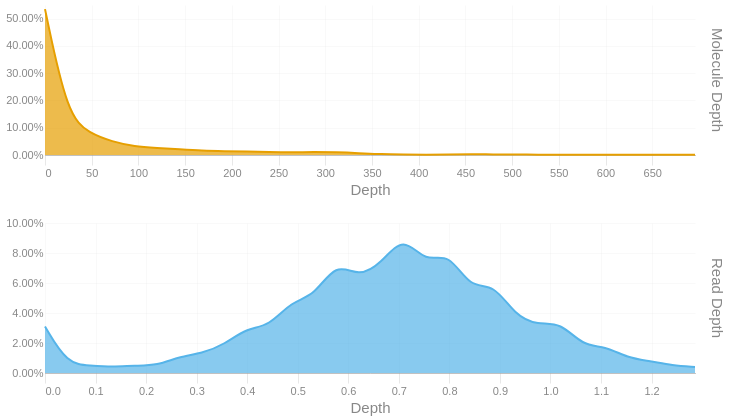

Write notebook code for a chart like this one.
### Code cell
readdep = depth_hist(tb['Read Depth'], q99, 3)
readdep = readdep.with_columns(pl.lit('Read Depth').alias('Metric'))
if not SKIPLR:
    moldep = depth_hist(tb['Molecule Depth'], mol_q99, 1)
    moldep = moldep.with_columns(pl.lit('Molecule Depth').alias('Metric'))
    _hist = pl.concat([readdep, moldep])
    _hist = _hist.filter(pl.col('Proportion') != 0)
    with SafeRender(_hist):
        (
            alt.Chart(_hist)        
            .mark_area(interpolate = "basis")
            .encode(
                x=alt.X('Bin:Q').scale(domainMin=0).axis(alt.Axis(title='Depth')),
                y = alt.Y('Proportion:Q', title = None).axis(format = '.2%'),
                color = alt.Color('Metric:N').legend(None),
                row = alt.Row("Metric:N").header(title = None, labelOrient = 'right'),
                tooltip = [
                    alt.Tooltip("Metric:N", title = "Metric"),
                    alt.Tooltip('Interval:N', title = "Depth Interval"),
                    alt.Tooltip('Proportion:Q', title = "% Alignments").format('.2%')
                ]
            )
            .resolve_scale(x='independent', y='independent')
            .properties(
                height = 150, width = 650,
                usermeta={'embedOptions': {'downloadFileName': f'{samplename}.depth.hist'}}
            )
        ).display()
else:
    readdep = readdep.filter(pl.col('Proportion') != 0)
    with SafeRender(readdep):
        (
            alt.Chart(readdep)        
            .mark_area(interpolate = "basis")
            .encode(
                x=alt.X('Bin:Q').scale(domainMin=0).axis(alt.Axis(title='Depth')),
                y = alt.Y('Proportion:Q', title = None).axis(format = '.2%'),
                tooltip = [
                    alt.Tooltip('Interval:N', title = "Depth Interval"),
                    alt.Tooltip('Proportion:Q', title = "% Alignments").format('.2%')
                ]
            )
            .properties(
                usermeta={'embedOptions': {'downloadFileName': f'{samplename}.depth.hist'}}
            )
        ).display()

### Figure 1 — Vega-Lite specification as saved in the notebook (floating-point values rounded to 4 significant figures)
{"width": 650, "height": 150, "config": {"title": {"anchor": "start", "dy": -15, "fontSize": 18, "color": "#888888", "subtitleColor": "#888888", "subtitleFontSize": 14}, "arc": {"fill": "#0072B2"}, "axis": {"domainColor": "#888888", "domainWidth": 0.5, "gridWidth": 0.2, "grid": false, "titleFontWeight": 400, "titleFontSize": 15, "labelFontSize": 11, "labelColor": "#888888", "tickColor": "#888888", "tickWidth": 0.2, "titleColor": "#888888"}, "axisBand": {"grid": false}, "axisX": {"grid": true, "tickSize": 10, "domainCap": "round"}, "axisY": {"domain": false, "grid": true, "tickSize": 0, "domainCap": "round"}, "background": "transparent", "header": {"labelFontSize": 15, "labelColor": "#888888", "titleFontSize": 15, "titleFontWeight": 600, "titleColor": "#888888"}, "legend": {"labelFont": "sans-serif", "labelFontSize": 12, "labelColor": "#888888", "symbolSize": 100, "symbolType": "circle", "titleFontSize": 12, "titlePadding": 10, "titleColor": "#888888", "title": null}, "range": {"category": ["#E69F00", "#56B4E9", "#009E73", "#F0E442", "#0072B2", "#D55E00", "#CC79A7", "#000000"], "diverging": ["#cfe8f3", "#a2d4ec", "#73bfe2", "#46abdb", "#1696d2", "#12719e"]}, "area": {"fill": "#0072B2", "fillOpacity": 0.7, "line": true, "strokeOpacity": 0.7}, "line": {"color": "#0072B2", "stroke": "#0072B2", "strokeWidth": 2}, "trail": {"color": "#0072B2", "stroke": "#0072B2", "strokeWidth": 0, "size": 1}, "point": {"filled": true, "fillOpacity": 1.0, "size": 95}, "text": {"color": "#888888", "fontSize": 11, "align": "right", "fontWeight": 400, "size": 11}, "bar": {"fill": "#0072B2", "stroke": null}, "view": {"stroke": null, "continuousWidth": 660, "continuousHeight": 400}}, "data": {"name": "data-1a4329bc0bbfacf36f85d983a1441fa6"}, "mark": {"type": "area", "interpolate": "basis"}, "encoding": {"color": {"field": "Metric", "legend": null, "type": "nominal"}, "row": {"field": "Metric", "header": {"title": null, "labelOrient": "right"}, "type": "nominal"}, "tooltip": [{"field": "Metric", "title": "Metric", "type": "nominal"}, {"field": "Interval", "title": "Depth Interval", "type": "nominal"}, {"field": "Proportion", "format": ".2%", "title": "% Alignments", "type": "quantitative"}], "x": {"axis": {"title": "Depth"}, "field": "Bin", "scale": {"domainMin": 0}, "type": "quantitative"}, "y": {"axis": {"format": ".2%"}, "field": "Proportion", "title": null, "type": "quantitative"}}, "resolve": {"scale": {"x": "independent", "y": "independent"}}, "usermeta": {"embedOptions": {"downloadFileName": "S1_Musquodoboit_010.depth.hist"}}, "$schema": "https://vega.github.io/schema/vega-lite/v6.1.0.json", "datasets": {"data-1a4329bc0bbfacf36f85d983a1441fa6": [{"Bin": 0.0, "Interval": "0.0-0.044", "Proportion": 0.031, "Metric": "Read Depth"}, {"Bin": 0.044, "Interval": "0.044-0.089", "Proportion": 0.006, "Metric": "Read Depth"}, {"Bin": 0.089, "Interval": "0.089-0.133", "Proportion": 0.005, "Metric": "Read Depth"}, {"Bin": 0.133, "Interval": "0.133-0.177", "Proportion": 0.004, "Metric": "Read Depth"}, {"Bin": 0.177, "Interval": "0.177-0.222", "Proportion": 0.005, "Metric": "Read Depth"}, {"Bin": 0.222, "Interval": "0.222-0.266", "Proportion": 0.005, "Metric": "Read Depth"}, {"Bin": 0.266, "Interval": "0.266-0.31", "Proportion": 0.011, "Metric": "Read Depth"}, {"Bin": 0.31, "Interval": "0.31-0.355", "Proportion": 0.013, "Metric": "Read Depth"}, {"Bin": 0.355, "Interval": "0.355-0.399", "Proportion": 0.019, "Metric": "Read Depth"}, {"Bin": 0.399, "Interval": "0.399-0.443", "Proportion": 0.03, "Metric": "Read Depth"}, {"Bin": 0.443, "Interval": "0.443-0.488", "Proportion": 0.031, "Metric": "Read Depth"}, {"Bin": 0.488, "Interval": "0.488-0.532", "Proportion": 0.048, "Metric": "Read Depth"}, {"Bin": 0.532, "Interval": "0.532-0.576", "Proportion": 0.051, "Metric": "Read Depth"}, {"Bin": 0.576, "Interval": "0.576-0.621", "Proportion": 0.074, "Metric": "Read Depth"}, {"Bin": 0.621, "Interval": "0.621-0.665", "Proportion": 0.064, "Metric": "Read Depth"}, {"Bin": 0.665, "Interval": "0.665-0.709", "Proportion": 0.073, "Metric": "Read Depth"}, {"Bin": 0.709, "Interval": "0.709-0.754", "Proportion": 0.092, "Metric": "Read Depth"}, {"Bin": 0.754, "Interval": "0.754-0.798", "Proportion": 0.073, "Metric": "Read Depth"}, {"Bin": 0.798, "Interval": "0.798-0.842", "Proportion": 0.081, "Metric": "Read Depth"}, {"Bin": 0.842, "Interval": "0.842-0.887", "Proportion": 0.056, "Metric": "Read Depth"}, {"Bin": 0.887, "Interval": "0.887-0.931", "Proportion": 0.06, "Metric": "Read Depth"}, {"Bin": 0.931, "Interval": "0.931-0.975", "Proportion": 0.038, "Metric": "Read Depth"}, {"Bin": 0.975, "Interval": "0.975-1.02", "Proportion": 0.032, "Metric": "Read Depth"}, {"Bin": 1.02, "Interval": "1.02-1.064", "Proportion": 0.034, "Metric": "Read Depth"}, {"Bin": 1.064, "Interval": "1.064-1.108", "Proportion": 0.018, "Metric": "Read Depth"}, {"Bin": 1.108, "Interval": "1.108-1.153", "Proportion": 0.018, "Metric": "Read Depth"}, {"Bin": 1.153, "Interval": "1.153-1.197", "Proportion": 0.01, "Metric": "Read Depth"}, {"Bin": 1.197, "Interval": "1.197-1.241", "Proportion": 0.008, "Metric": "Read Depth"}, {"Bin": 1.241, "Interval": "1.241-1.286", "Proportion": 0.005, "Metric": "Read Depth"}, {"Bin": 1.286, "Interval": "1.286-1.33", "Proportion": 0.004, "Metric": "Read Depth"}, {"Bin": 0.0, "Interval": "0.0-24.0", "Proportion": 0.535, "Metric": "Molecule Depth"}, {"Bin": 24.0, "Interval": "24.0-48.0", "Proportion": 0.143, "Metric": "Molecule Depth"}, {"Bin": 48.0, "Interval": "48.0-72.0", "Proportion": 0.079, "Metric": "Molecule Depth"}, {"Bin": 72.0, "Interval": "72.0-96.0", "Proportion": 0.049, "Metric": "Molecule Depth"}, {"Bin": 96.0, "Interval": "96.0-120.0", "Proportion": 0.031, "Metric": "Molecule Depth"}, {"Bin": 120.0, "Interval": "120.0-144.0", "Proportion": 0.026, "Metric": "Molecule Depth"}, {"Bin": 144.0, "Interval": "144.0-168.0", "Proportion": 0.021, "Metric": "Molecule Depth"}, {"Bin": 168.0, "Interval": "168.0-191.9", "Proportion": 0.016, "Metric": "Molecule Depth"}, {"Bin": 191.9, "Interval": "191.9-215.9", "Proportion": 0.014, "Metric": "Molecule Depth"}, {"Bin": 215.9, "Interval": "215.9-239.9", "Proportion": 0.013, "Metric": "Molecule Depth"}, {"Bin": 239.9, "Interval": "239.9-263.9", "Proportion": 0.011, "Metric": "Molecule Depth"}, {"Bin": 263.9, "Interval": "263.9-287.9", "Proportion": 0.01, "Metric": "Molecule Depth"}, {"Bin": 287.9, "Interval": "287.9-311.9", "Proportion": 0.011, "Metric": "Molecule Depth"}, {"Bin": 311.9, "Interval": "311.9-335.9", "Proportion": 0.01, "Metric": "Molecule Depth"}, {"Bin": 335.9, "Interval": "335.9-359.9", "Proportion": 0.007, "Metric": "Molecule Depth"}, {"Bin": 359.9, "Interval": "359.9-383.9", "Proportion": 0.003, "Metric": "Molecule Depth"}, {"Bin": 383.9, "Interval": "383.9-407.9", "Proportion": 0.002, "Metric": "Molecule Depth"}, {"Bin": 407.9, "Interval": "407.9-431.9", "Proportion": 0.001, "Metric": "Molecule Depth"}, {"Bin": 431.9, "Interval": "431.9-455.9", "Proportion": 0.002, "Metric": "Molecule Depth"}, {"Bin": 455.9, "Interval": "455.9-479.9", "Proportion": 0.003, "Metric": "Molecule Depth"}, {"Bin": 479.9, "Interval": "479.9-503.9", "Proportion": 0.002, "Metric": "Molecule Depth"}, {"Bin": 503.9, "Interval": "503.9-527.9", "Proportion": 0.002, "Metric": "Molecule Depth"}, {"Bin": 527.9, "Interval": "527.9-551.9", "Proportion": 0.001, "Metric": "Molecule Depth"}, {"Bin": 551.9, "Interval": "551.9-575.8", "Proportion": 0.001, "Metric": "Molecule Depth"}, {"Bin": 575.8, "Interval": "575.8-599.8", "Proportion": 0.001, "Metric": "Molecule Depth"}, {"Bin": 599.8, "Interval": "599.8-623.8", "Proportion": 0.001, "Metric": "Molecule Depth"}, {"Bin": 623.8, "Interval": "623.8-647.8", "Proportion": 0.001, "Metric": "Molecule Depth"}, {"Bin": 647.8, "Interval": "647.8-671.8", "Proportion": 0.001, "Metric": "Molecule Depth"}, {"Bin": 671.8, "Interval": "671.8-695.8", "Proportion": 0.001, "Metric": "Molecule Depth"}, {"Bin": 695.8, "Interval": "695.8-719.81", "Proportion": 0.001, "Metric": "Molecule Depth"}]}}
